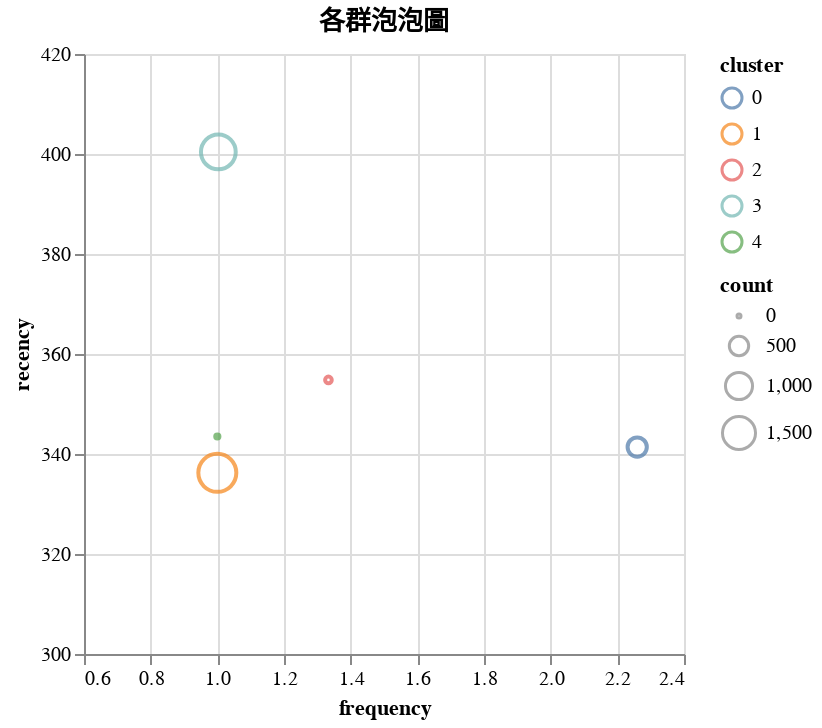

Notebook code cell kept with this figure:
### Code cell
four_clusters_cdf.plot.scatter(
    x=alt.X("frequency", scale=alt.Scale(domain=[0.6, 2.4])),
    y=alt.Y("recency", scale=alt.Scale(domain=[300, 420])),
    color="cluster:N",
    size="count",
).properties(title="各群泡泡圖")

### Figure 1 — Vega-Lite specification as saved in the notebook (floating-point values rounded to 4 significant figures)
{"config": {"view": {"continuousWidth": 300, "continuousHeight": 300}}, "data": {"name": "data-71832b4d60d3bd6c3f736bd04c2c3917"}, "mark": {"type": "point", "tooltip": true}, "encoding": {"color": {"field": "cluster", "type": "nominal"}, "size": {"field": "count", "type": "quantitative"}, "x": {"field": "frequency", "scale": {"domain": [0.6, 2.4]}, "type": "quantitative"}, "y": {"field": "recency", "scale": {"domain": [300, 420]}, "type": "quantitative"}}, "params": [{"name": "param_3", "select": {"type": "interval", "encodings": ["x", "y"]}, "bind": "scales"}], "title": "各群泡泡圖", "$schema": "https://vega.github.io/schema/vega-lite/v5.20.1.json", "datasets": {"data-71832b4d60d3bd6c3f736bd04c2c3917": [{"cluster": 0, "recency": 341.4, "frequency": 2.26, "count": 493}, {"cluster": 3, "recency": 400.4, "frequency": 1.003, "count": 1662}, {"cluster": 4, "recency": 343.5, "frequency": 1.0, "count": 2}, {"cluster": 1, "recency": 336.2, "frequency": 1.0, "count": 1990}, {"cluster": 2, "recency": 354.8, "frequency": 1.333, "count": 39}]}}
